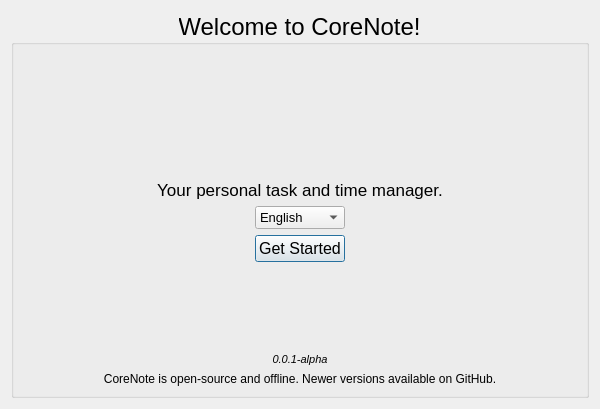
<?xml version="1.0" encoding="UTF-8"?>
<ui version="4.0">
 <class>w_WelcomeForm</class>
 <widget class="QDialog" name="w_WelcomeForm">
  <property name="geometry">
   <rect>
    <x>0</x>
    <y>0</y>
    <width>600</width>
    <height>409</height>
   </rect>
  </property>
  <property name="font">
   <font>
    <family>Segoe UI</family>
    <pointsize>12</pointsize>
   </font>
  </property>
  <property name="windowTitle">
   <string>CoreNote</string>
  </property>
  <property name="windowIcon">
   <iconset resource="../../../_icons/icons.qrc">
    <normaloff>:/main/program.png</normaloff>:/main/program.png</iconset>
  </property>
  <layout class="QGridLayout" name="gridLayout">
   <item row="0" column="1">
    <widget class="QGroupBox" name="g_contents">
     <property name="font">
      <font>
       <family>Segoe UI</family>
       <pointsize>18</pointsize>
      </font>
     </property>
     <property name="title">
      <string>Welcome to CoreNote!</string>
     </property>
     <property name="alignment">
      <set>Qt::AlignCenter</set>
     </property>
     <layout class="QGridLayout" name="gridLayout_2">
      <item row="1" column="1">
       <widget class="QLabel" name="lb_icon">
        <property name="maximumSize">
         <size>
          <width>188</width>
          <height>188</height>
         </size>
        </property>
        <property name="text">
         <string/>
        </property>
        <property name="pixmap">
         <pixmap resource="../../../_icons/icons.qrc">:/main/program.png</pixmap>
        </property>
        <property name="scaledContents">
         <bool>true</bool>
        </property>
       </widget>
      </item>
      <item row="6" column="1">
       <widget class="QPushButton" name="pb_continue">
        <property name="minimumSize">
         <size>
          <width>0</width>
          <height>0</height>
         </size>
        </property>
        <property name="font">
         <font>
          <family>Segoe UI</family>
          <pointsize>12</pointsize>
         </font>
        </property>
        <property name="text">
         <string>Get Started</string>
        </property>
        <property name="checkable">
         <bool>false</bool>
        </property>
       </widget>
      </item>
      <item row="7" column="1">
       <spacer name="bottomVSpacer">
        <property name="orientation">
         <enum>Qt::Vertical</enum>
        </property>
        <property name="sizeHint" stdset="0">
         <size>
          <width>20</width>
          <height>40</height>
         </size>
        </property>
       </spacer>
      </item>
      <item row="3" column="0" colspan="3">
       <widget class="QLabel" name="lb_description">
        <property name="font">
         <font>
          <family>Segoe UI</family>
          <pointsize>13</pointsize>
         </font>
        </property>
        <property name="text">
         <string>Your personal task and time manager.</string>
        </property>
        <property name="alignment">
         <set>Qt::AlignCenter</set>
        </property>
       </widget>
      </item>
      <item row="0" column="1">
       <spacer name="topVSpacer">
        <property name="orientation">
         <enum>Qt::Vertical</enum>
        </property>
        <property name="sizeHint" stdset="0">
         <size>
          <width>20</width>
          <height>40</height>
         </size>
        </property>
       </spacer>
      </item>
      <item row="8" column="1">
       <widget class="QLabel" name="lb_version">
        <property name="minimumSize">
         <size>
          <width>0</width>
          <height>0</height>
         </size>
        </property>
        <property name="baseSize">
         <size>
          <width>0</width>
          <height>0</height>
         </size>
        </property>
        <property name="font">
         <font>
          <family>Segoe UI</family>
          <pointsize>8</pointsize>
          <italic>true</italic>
         </font>
        </property>
        <property name="text">
         <string>0.0.1-alpha</string>
        </property>
        <property name="alignment">
         <set>Qt::AlignCenter</set>
        </property>
       </widget>
      </item>
      <item row="1" column="0">
       <spacer name="leftHSpacer">
        <property name="orientation">
         <enum>Qt::Horizontal</enum>
        </property>
        <property name="sizeHint" stdset="0">
         <size>
          <width>40</width>
          <height>20</height>
         </size>
        </property>
       </spacer>
      </item>
      <item row="0" column="2" rowspan="2">
       <spacer name="rightHSpacer">
        <property name="orientation">
         <enum>Qt::Horizontal</enum>
        </property>
        <property name="sizeHint" stdset="0">
         <size>
          <width>40</width>
          <height>20</height>
         </size>
        </property>
       </spacer>
      </item>
      <item row="9" column="0" colspan="3">
       <widget class="QLabel" name="lb_long_description">
        <property name="font">
         <font>
          <family>Segoe UI</family>
          <pointsize>9</pointsize>
         </font>
        </property>
        <property name="text">
         <string>CoreNote is open-source and offline. Newer versions available on GitHub.</string>
        </property>
        <property name="alignment">
         <set>Qt::AlignCenter</set>
        </property>
       </widget>
      </item>
      <item row="4" column="1">
       <widget class="QComboBox" name="cb_language">
        <property name="maximumSize">
         <size>
          <width>16777215</width>
          <height>25</height>
         </size>
        </property>
        <property name="font">
         <font>
          <family>Segoe UI</family>
          <pointsize>10</pointsize>
         </font>
        </property>
        <property name="editable">
         <bool>false</bool>
        </property>
        <item>
         <property name="text">
          <string>English</string>
         </property>
        </item>
        <item>
         <property name="text">
          <string>Čeština</string>
         </property>
        </item>
       </widget>
      </item>
     </layout>
    </widget>
   </item>
  </layout>
 </widget>
 <tabstops>
  <tabstop>pb_continue</tabstop>
 </tabstops>
 <resources>
  <include location="../../../_icons/icons.qrc"/>
  <include location="../../../_icons/icons.qrc"/>
 </resources>
 <connections/>
</ui>
